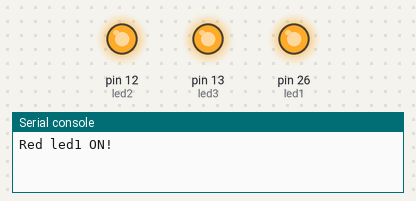
A program run on a simulated MicroPython board. Shown: output pins drawn as LEDs (lit = HIGH), the last lines printed to the serial console.

Above: at 1.9 s.
At 2.9 s:
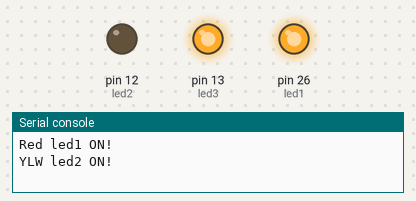
At 3.9 s:
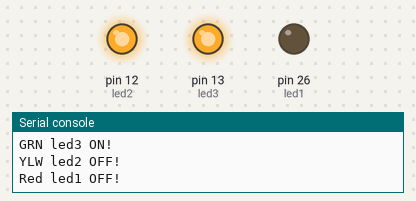
At 4.9 s:
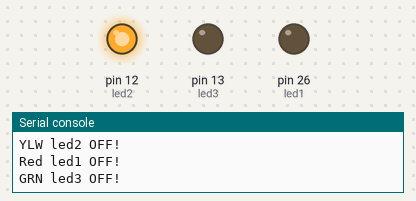
At 5.9 s:
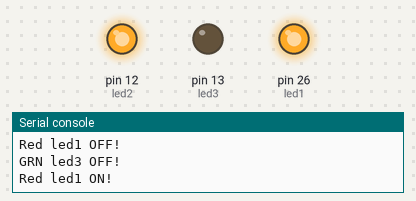
Timing chart, 0 to 6.6 s (numbered marks = the images above):
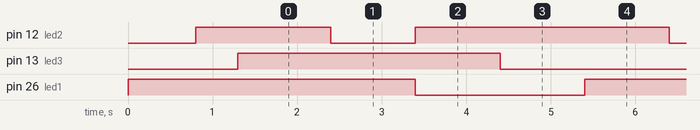

Measured:
- by itself, pin 12 (led2): alternates HIGH for 3.0 s and LOW for 1.0 s
- by itself, pin 13 (led3): alternates HIGH for 1.0 s and LOW for 3.0 s
- by itself, pin 26 (led1): alternates HIGH for 2.0 s and LOW for 2.0 s

The program:

BlinkDel6.py
```python
from machine import Pin
from time import sleep


RED_PIN = 26
led1 = Pin(RED_PIN, Pin.OUT)
led1.on()
sleep(0.8)                #Forskellig kode for at aktivere alle pins og tænde dem i begynnelse, for at vide de fungerer
YLW_PIN = 12
led2 = Pin(YLW_PIN, Pin.OUT)
led2.on()
sleep(0.5)
GRN_PIN = 13
led3 = Pin(GRN_PIN, Pin.OUT)
led3.on()
sleep(0.1)

while True:
    print("Red led1 ON!")  #Meget simpel tanke, lige som et trafiklys. Tænd rød, tænd gul. Når grøn tændes, så sluk rød og gul sammen.
    led1.on()
    sleep(1)
    ...
    print("YLW led2 ON!") #Når grøn slukker, gi det en sekund af en "graceperiod" hvor bagefter det starter om.
    led2.off()
    sleep(1)
    ...
    print("GRN led3 ON!")
    print("YLW led2 OFF!")
    print("Red led1 OFF!")
    led1.off()
    led2.on()
    led3.on()
    sleep(1)
    print("GRN led3 OFF!")
    led3.off()
    sleep(1)
```
